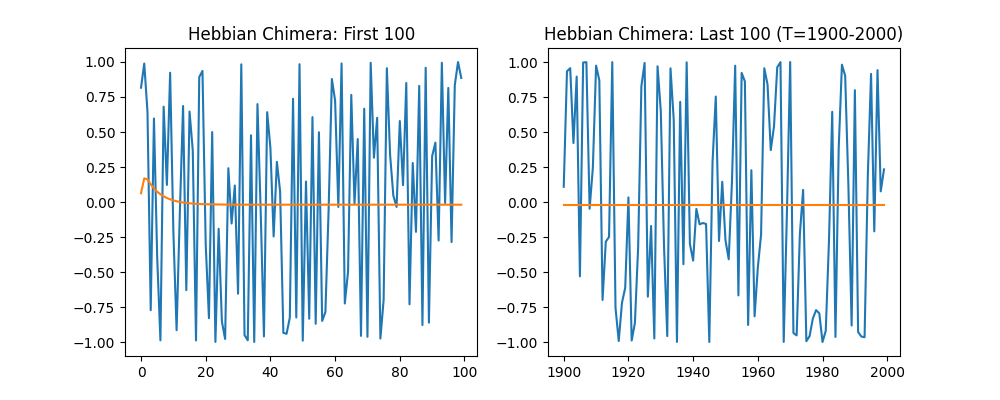

Generate this figure with Python:

import torch
import torch.nn as nn
import torch.optim as optim
import numpy as np
import matplotlib.pyplot as plt
import os

# ==============================================================================
# CHIMERA V13 - HEBBIAN PLASTICITY (OJA'S RULE)
# ==============================================================================

CONFIG = {
    'latent_dim': 128,
    'spectral_radius': 0.95,      # Start slightly chaotic
    'input_scale': 0.5,
    'leak_rate': 0.2,             
    
    'hebbian_rate': 0.001,        # Plasticity Rate (eta)
    'hebbian_steps': 5000,        # How long to imprint
    
    'seq_len_test': 2000,
    'seed': 42
}

torch.manual_seed(CONFIG['seed'])
np.random.seed(CONFIG['seed'])
device = "cuda" if torch.cuda.is_available() else ("mps" if torch.backends.mps.is_available() else "cpu")
print(f"Device: {device}")

# ==============================================================================
# HEBBIAN RESERVOIR
# ==============================================================================

class HebbianChimera(nn.Module):
    def __init__(self):
        super().__init__()
        self.latent_dim = CONFIG['latent_dim']
        
        # Reservoir Weights (Plastic)
        W_res = torch.randn(self.latent_dim, self.latent_dim)
        u, s, v = torch.svd(W_res)
        s[0] = CONFIG['spectral_radius']
        W_res = torch.mm(torch.mm(u, torch.diag(s)), v.t())
        self.W_res = nn.Parameter(W_res, requires_grad=False) # No SGD, only Hebb
        
        # Input Weights (Fixed)
        self.W_in = nn.Parameter(torch.randn(2, self.latent_dim) * CONFIG['input_scale'], requires_grad=False)
        self.bias = nn.Parameter(torch.randn(self.latent_dim) * 0.1, requires_grad=False)
        
        self.leak = CONFIG['leak_rate']
        self.tanh = nn.Tanh()
        self.readout = nn.Linear(self.latent_dim, 1) # Learned by SGD
        
    def forward_plastic(self, x, plasticity=False):
        # x: [batch, seq, 2]
        batch, seq, _ = x.size()
        h = torch.zeros(batch, self.latent_dim).to(x.device)
        
        outputs = []
        
        for t in range(seq):
            u_t = x[:, t, :]
            
            # 1. Update State
            # drive = h @ W + u @ Win + b
            drive = torch.mm(h, self.W_res) + torch.mm(u_t, self.W_in) + self.bias
            h_new = self.tanh(drive)
            h_next = (1 - self.leak) * h + self.leak * h_new
            
            # 2. Hebbian Update (Oja's Rule)
            # dW = eta * (h_next.T @ h - W * h_next^2) ... simplified:
            # Oja: dW = eta * y * (x - y*W) 
            # Recurrent Oja: dW_ij = eta * h_i(t) * (h_j(t-1) - h_i(t) * W_ij)
            if plasticity:
                with torch.no_grad():
                    # h_prev = h
                    # h_curr = h_next
                    # dW = eta * h_curr.T @ h_prev - eta * h_curr^2 * W
                    
                    # Vectorized batch Oja
                    # Batched outer product: [B, N, 1] @ [B, 1, N] -> [B, N, N]
                    hebb_term = torch.bmm(h_next.unsqueeze(2), h.unsqueeze(1)).mean(dim=0)
                    decay_term = torch.mm(torch.diag(torch.mean(h_next ** 2, dim=0)), self.W_res)
                    
                    dW = hebb_term - decay_term
                    self.W_res += CONFIG['hebbian_rate'] * dW
                    
            h = h_next
            outputs.append(h)
            
        return torch.stack(outputs, dim=1)

# ==============================================================================
# 2-PHASE EXPERIMENT
# ==============================================================================

def run_experiment():
    print(">>> CHIMERA V13: HEBBIAN IMPRINTING <<<")
    
    model = HebbianChimera().to(device)
    
    # ----------------------------------------------------
    # PHASE 1: IMPRINTING (Unsupervised Plasticity)
    # ----------------------------------------------------
    print(f"Imprinting for {CONFIG['hebbian_steps']} steps...")
    
    # Generate Pure Sine/Cosine waves to imprint dynamics
    t = torch.linspace(0, 100, 1000)
    sine_wave = torch.sin(t)
    cos_wave = torch.cos(t)
    
    # Prepare batch: Half Sine, Half Cosine
    # Input Feature 0: Value
    # Input Feature 1: Command (1 for Sin, -1 for Cos)
    
    batch_size = 32
    seq_len = 100
    
    for step in range(CONFIG['hebbian_steps'] // seq_len):
        # Generate random Sine/Cos mode data
        inputs = []
        for b in range(batch_size):
            mode = np.random.randint(0, 2)
            noise = torch.randn(seq_len) * 0.1
            if mode == 0:
                vals = torch.sin(torch.linspace(0, 4*np.pi, seq_len)) + noise
                cmd = torch.ones(seq_len)
            else:
                vals = torch.cos(torch.linspace(0, 4*np.pi, seq_len)) + noise
                cmd = torch.ones(seq_len) * -1
            inputs.append(torch.stack([vals, cmd], dim=1))
            
        x = torch.stack(inputs).to(device)
        
        # Run with Plasticity ON
        model.forward_plastic(x, plasticity=True)
        
        if step % 10 == 0:
            norm = model.W_res.norm().item()
            print(f"  Step {step*seq_len}: W_res Norm = {norm:.4f}")

    print("Imprinting Complete. W_res is now Fixed.")
    
    # ----------------------------------------------------
    # PHASE 2: READOUT TRAINING (Supervised, Fixed W_res)
    # ----------------------------------------------------
    print("\nTraining Readout (Linear Regression)...")
    optimizer = optim.Adam(model.readout.parameters(), lr=0.01)
    criterion = nn.MSELoss()
    
    for step in range(1000):
        # Generate data
        x = torch.rand(32, 50) * 2 - 1
        c = torch.randint(0, 2, (32, 50)).float() * 2 - 1 # -1 or 1
        targets = []
        for b in range(32):
            if c[b,0] == 1: targets.append(torch.sin(np.pi * x[b]))
            else: targets.append(torch.cos(np.pi * x[b]))
        targets = torch.stack(targets).to(device).unsqueeze(2)
        
        inputs = torch.stack([x, c], dim=2).to(device)
        
        optimizer.zero_grad()
        # Plasticity OFF
        states = model.forward_plastic(inputs, plasticity=False)
        preds = model.readout(states)
        loss = criterion(preds, targets)
        loss.backward()
        optimizer.step()
        
        if step % 200 == 0:
            print(f"  Readout Step {step}: MSE = {loss.item():.5f}")

    # ----------------------------------------------------
    # PHASE 3: THE MODE KEEPER TEST (Retention)
    # ----------------------------------------------------
    print("\nTesting Retention (Trigger once, hold for 2000)...")
    
    # Test Sequence: Trigger SINE at t=0, then silence
    x_test = torch.rand(1, 2000) * 2 - 1
    c_test = torch.zeros(1, 2000)
    c_test[0, 0] = 1.0 # Trigger Sine
    
    inputs = torch.stack([x_test, c_test], dim=2).to(device)
    targets = torch.sin(np.pi * x_test).unsqueeze(2).to(device)
    
    with torch.no_grad():
        preds = model.readout(model.forward_plastic(inputs, plasticity=False))
        
    preds = preds.cpu().squeeze().numpy()
    targets = targets.cpu().squeeze().numpy()
    
    mse_final = ((preds[-100:] - targets[-100:])**2).mean()
    print(f"Final 100-step MSE: {mse_final:.5f}")
    
    # Plot
    plt.figure(figsize=(10, 4))
    plt.subplot(1, 2, 1)
    plt.title("Hebbian Chimera: First 100")
    plt.plot(targets[:100], label='Target')
    plt.plot(preds[:100], label='Pred')
    
    plt.subplot(1, 2, 2)
    plt.title("Hebbian Chimera: Last 100 (T=1900-2000)")
    plt.plot(range(1900, 2000), targets[-100:], label='Target')
    plt.plot(range(1900, 2000), preds[-100:], label='Pred')
    plt.savefig('chimera_v13_hebbian.png')
    print("Saved plot.")

if __name__ == "__main__":
    run_experiment()
